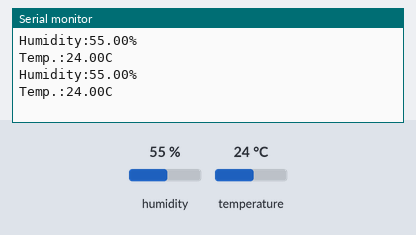
Simulated run of this sketch. Board: Arduino Uno, built with avr-gcc and run on an emulated ATmega328P. On the bench: the last lines printed to the serial monitor. Inputs (shaded band) come from the test bench; at power-on: humidity 55 %, temperature 24 °C.

Above: at 4.3 s.
4.4 s: humidity set to 22 %
At 6.4 s:
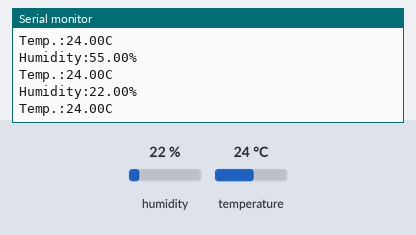
7.9 s: temperature set to 12 °C
At 9.9 s:
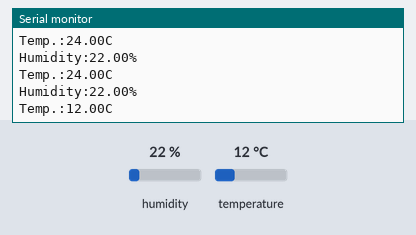
11.4 s: humidity set to 40 %
At 14.5 s:
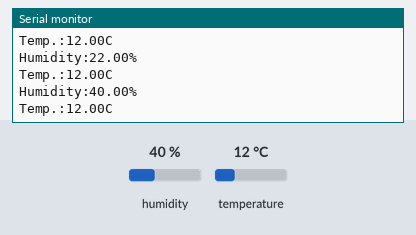
Timing chart, 0 to 16.0 s (numbered marks = the images above; inputs shaded):
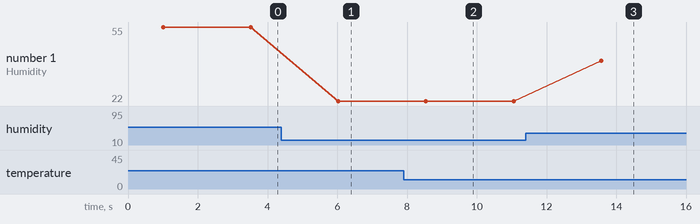

The sketch:

dht11_serieller_Monitor.ino
```cpp
#include <SPI.h>
#include <Wire.h>
#include "DHTesp.h"

DHTesp dht;

void setup()   {
  Serial.begin(9600);
  dht.setup(12, DHTesp::DHT11);
}

void loop() {
  delay(dht.getMinimumSamplingPeriod());
  float luftfeuchtigkeit = dht.getHumidity();
  float temperatur = dht.getTemperature();

  Serial.println("Humidity:" + String(luftfeuchtigkeit, 2) + "%");
  Serial.println("Temp.:" + String(temperatur, 2) + "C");
  delay(1500);
}
```

Measured:
- after the input at 4.4 s, the serial monitor: prints a new line after 1.6 s (image 1)
- after the input at 7.9 s, the serial monitor: prints a new line after 0.66 s (image 2)
- after the input at 11.4 s, the serial monitor: prints a new line after 2.2 s (image 3)
- plotted number 1: 55 → 22 after the input at 4.4 s, 22 → 40 after the input at 11.4 s
